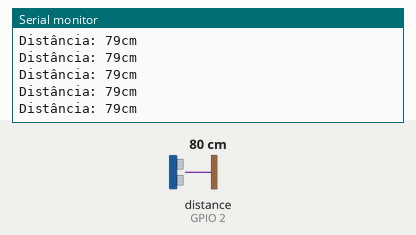
Simulated run of this sketch. Board: ESP32. Parts: the last lines printed to the serial monitor. Wiring (inferred from the names in the program): ultrasonic range finder: trigger GPIO 4; echo GPIO 2. The inputs (shaded band) are chosen by the test bench; at power-on: distance to the obstacle (sensor on GPIO 2) 80 cm. The echo pulse lasts 58.3 µs per cm.

Above: at 1.2 s.
1.3 s: distance to the obstacle (sensor on GPIO 2) set to 2 cm
At 2.4 s:
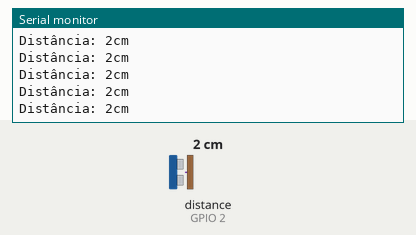
2.8 s: distance to the obstacle (sensor on GPIO 2) set to 18 cm
At 3.6 s:
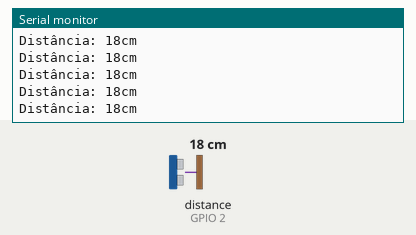
5.8 s: distance to the obstacle (sensor on GPIO 2) set to 4 cm
At 6.9 s:
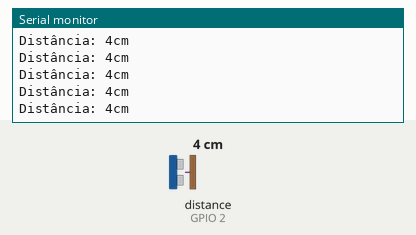
8.8 s: distance to the obstacle (sensor on GPIO 2) set to 120 cm
At 9.9 s:
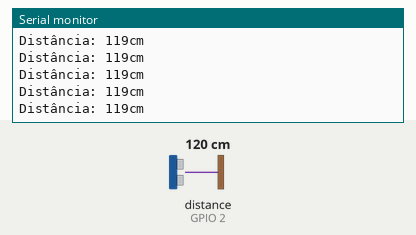
11.8 s: distance to the obstacle (sensor on GPIO 2) set to 35 cm
At 12.5 s:
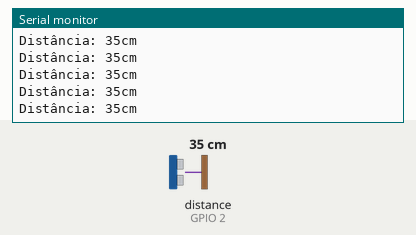
14.8 s: distance to the obstacle (sensor on GPIO 2) set to 9 cm
At 15.8 s:
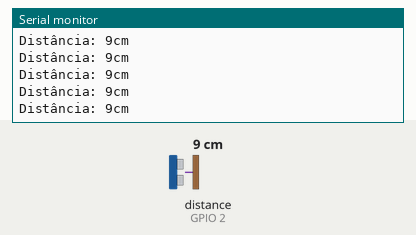
Timing chart, 0 to 17.8 s (numbered marks = the images above; inputs shaded):
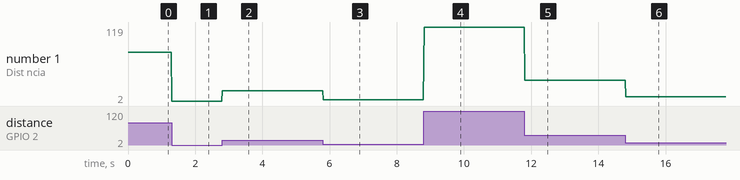

Measured:
- after the input at 1.3 s, the serial monitor: prints a new line at once (image 1)
- after the input at 2.8 s, the serial monitor: prints a new line at once (image 2)
- after the input at 5.8 s, the serial monitor: prints a new line at once (image 3)
- after the input at 8.8 s, the serial monitor: prints a new line at once (image 4)
- after the input at 11.8 s, the serial monitor: prints a new line at once (image 5)
- after the input at 14.8 s, the serial monitor: prints a new line at once (image 6)
- plotted number 1: 79 → 2 after the input at 1.3 s, 2 → 18 after the input at 2.8 s, 18 → 4 after the input at 5.8 s, 4 → 119 after the input at 8.8 s, 119 → 35 after the input at 11.8 s

The sketch:

esp32Distancia.ino
```cpp
//Calculando a distância com sensor Ultrasson


const int PINO_TRIG = 4; //pino D4 conectado no TRIGGER
const int PINO_ECHO = 2; //pino conectado no ECHO

void setup(){
  Serial.begin(9600); //inicializa a comunicação serial
  pinMode(PINO_TRIG, OUTPUT); //configura pino TRIGGER como saída
  pinMode(PINO_ECHO, INPUT); //configura pino  ECHO com entrada

}

void loop(){
  digitalWrite(PINO_TRIG, LOW);
  delayMicroseconds(2);
  digitalWrite(PINO_TRIG, HIGH);
  delayMicroseconds(2);
  digitalWrite(PINO_TRIG, LOW);

  long duracao = pulseIn(PINO_ECHO, HIGH); //mede o tempo de resposta do echo
  float distancia = (duracao * 0.0343) / 2; //calcula a distancia usando a velocidade aproximadamente 323m/s

  if (distancia > 0.00 && distancia <= 1000.0){

    Serial.print("\nDistância: ");
    Serial.print((int)distancia);
    Serial.print("cm");

  }

}
```
